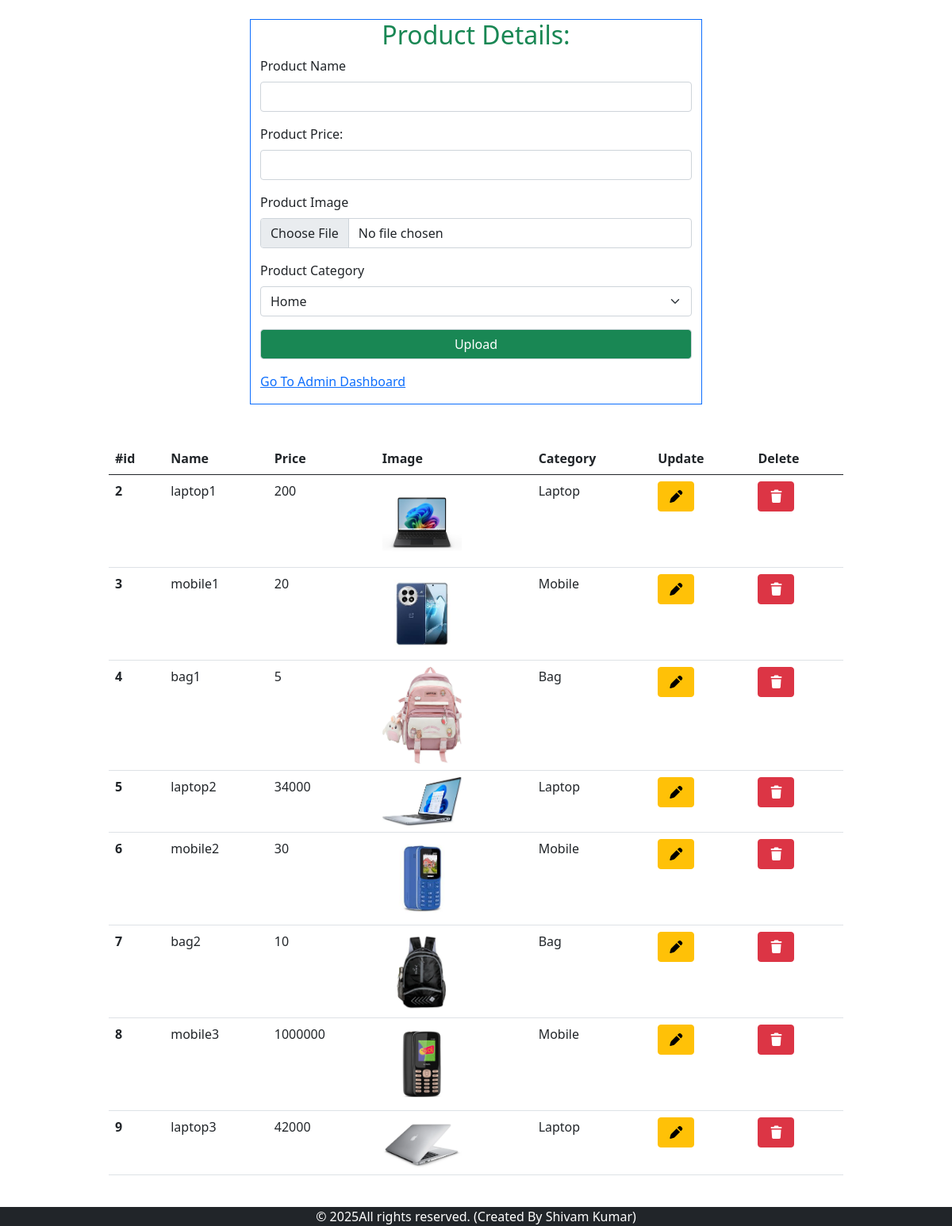
Page /admin/product/index.php (signed in) on the committed database.
### tables this page shows
CREATE TABLE `products` (
  `id` int(10) NOT NULL,
  `name` varchar(100) NOT NULL,
  `price` varchar(100) NOT NULL,
  `image` varchar(200) NOT NULL,
  `category` varchar(100) NOT NULL
);

### admin/product/index.php (the view, shortened to what this page needs)
<?php
  if (isset($_SESSION["user"]) && $_SESSION["user"]["admin"] == 1) {
?>
<!DOCTYPE html>
<html lang="en">
<head>
     <link href="https://cdn.jsdelivr.net/npm/bootstrap@5.0.2/dist/css/bootstrap.min.css" rel="stylesheet">
     <link rel="stylesheet" href="https://cdnjs.cloudflare.com/ajax/libs/font-awesome/7.0.0/css/all.min.css" />
</head>
<body>
    <div class="container">
        <div class="row">
            <div class="col-6 m-auto border border-primary mt-4">
                <form method="post" action="insert.php" enctype="multipart/form-data">
  <div class="mb-3">
    <h2 class="text-center text-success">Product Details:</h2>
    <label for="Pname" class="form-label">Product Name</label>
    <input type="text" class="form-control" id="Pname" name="Pname" required>
  </div>
  <div class="mb-3">
    <label for="Pprice" class="form-label">Product Price:</label>
    <input type="text" class="form-control" id="Pprice" name="Pprice" required>
  </div>
  <div class="mb-3">
    <label for="Pimage" class="form-label">Product Image</label>
    <input type="file" id="Pimage" name="Pimage" class="form-control" required>
  </div>
  <div class="mb-3">
    <label for="Pcategory" class="form-label">Product Category</label>
    <select class="form-select" aria-label="Default select example" name="Pcategory">
  <option value="Home" selected>Home</option>
</select>
  </div>
  <button name="Pupload" class="form-control bg-success text-white mb-3">Upload</button>
</form>
<a href="../mystore.php" class="href col-9"><p>Go To Admin Dashboard</p></a>
            </div>
        </div>
    </div>
<div class="container">
    <div class="row">
        <div class="col-10 m-auto my-5">
<table class="table">
  <thead>
    <tr>
      <th scope="col-2">#id</th>
      <th scope="col">Name</th>
      <th scope="col">Price</th>
      <th scope="col">Image</th>
      <th scope="col">Category</th>
      <th scope="col">Update</th>
      <th scope="col">Delete</th>
    </tr>
  </thead>
  <tbody>
<?php
    @include("./dbconfig.php");
    $query = $conn->prepare("select * from products;");
    if ($query->execute()) {
        $result = $query->get_result();
        foreach ($result as $row) {
            $id = $row["id"];
            $name = $row["name"];
            $price = $row["price"];
            $image = $row["image"];
            $category = $row["category"];
    echo "<tr>";
    echo " <th scope='row'>$id</th>".
      "<td>$name</td>".
      "<td>$price</td>".
      "<td><img src ='$image ' width='100px'></td>".
      "<td>$category</td>"?>
      <form action="./updateproduct.php" method ="post">
      <td><button name='update' value="<?php echo $id ?>" class='btn btn-warning'> <i class='fa-solid fa-pen'></i></button></td>
          </form>
      <form action="./adminrequest.php" method ="post">
      <td><button name='delete' value='<?php echo $id ?>' class='btn btn-danger'><i class='fa-solid fa-trash'></i></button></td>
      </form>
    <?php echo
      "</tr> ";
        }
    }else {
        echo "couldnt fetch products";
    }
?>
  </tbody>
</table>
        </div>
    </div>
</div>
<?php @include("../../users/footer.php"); ?>
</body>
</html>
<?php }else {
  echo "Access Denied";
}?>

### rows in the picture
products: id "2", name "laptop1", price "200", image (picture), category "Laptop"
products: id "3", name "mobile1", price "20", image (picture), category "Mobile"
products: id "4", name "bag1", price "5", image (picture), category "Bag"
products: id "5", name "laptop2", price "34000", image (picture), category "Laptop"
products: id "6", name "mobile2", price "30", image (picture), category "Mobile"
products: id "7", name "bag2", price "10", image (picture), category "Bag"
products: id "8", name "mobile3", price "1000000", image (picture), category "Mobile"
products: id "9", name "laptop3", price "42000", image (picture), category "Laptop"
